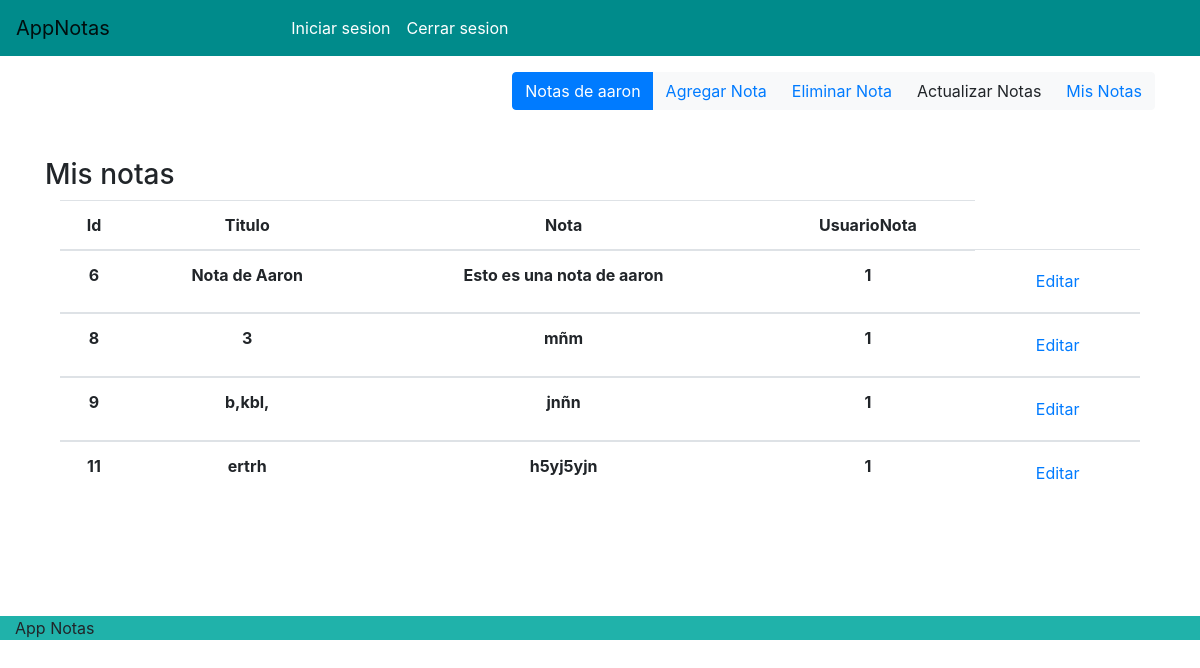
The app's page / (signed in) with its own data.
### app1/models.py (models this page shows)
class Notas(models.Model):
    usuarionotas=models.ForeignKey(User, on_delete=models.PROTECT  )
    titulo=models.CharField(max_length=100)
    nota=models.TextField()

### app1/views.py (the view)
# urls.py: path('', views.welcome),
def welcome(request):
    if request.user.is_authenticated:
      userID=request.user.id
      notas=Notas.objects.filter(usuarionotas_id=userID)
      form=AgregarNota(initial={'usuarionotas_id':userID,})
      return render(request, "inicio.html",{"form":form, "notas": notas })
    return redirect('/login')

### app1/templates/inicio.html (shortened to what this page needs)
<!DOCTYPE html>
<html lang="en">
<head>
  {% load bootstrap4 %}
  {% bootstrap_css %}
</head>
<body>
  <nav class="navbar navbar-expand-lg navbar-light " style="background-color: darkcyan;">
    <a class="navbar-brand" href="/">AppNotas</a>
    <div class="collapse navbar-collapse" id="navbarNavAltMarkup">
      <div class="navbar-nav">
        <a class="nav-item nav-link text-white " href="">Iniciar sesion </a>
        <a class="nav-item nav-link text-white" href="/logout">Cerrar sesion</a>
      </div>
    </div>
  </nav>
  <div class="container d-flex flex-row-reverse ">
    <div class="btn-group " role="group" aria-label="Basic example ">
      <button type="button" class="btn btn-primary"> Notas de {{ request.user.username  }} </button>
      <button type="button" class="btn btn-light"> <a href="/addnota"> Agregar Nota </a> </button>
      <button type="button" class="btn btn-light"> <a href="/eliminar"> Eliminar Nota </a> </button>
      <button type="button" class="btn btn-light"  data-toggle="modal"  data-target="#exampleModalCenter">  Actualizar Notas</button>
      <button type="button" class="btn btn-light "> <a href="/misnotas"> Mis Notas </a> </button>
    </div>
  </div>
  <br>
  <br>
  <div class="container  rounded text-center " style="background-color: ">
    <h3 class="float-left"> Mis notas </h3>
    <div class="container ">
      {% if notas  %}
      <table class="table  table-white ">
        <thead>
          <tr>
            <th scope="col">Id</th>
            <th scope="col">Titulo</th>
            <th scope="col">Nota</th>
            <th scope="col">UsuarioNota</th>
          </tr>
        </thead>
        {% for items in notas %}
        <tbody>
          <tr>
            <th>{{items.id}}</th>
            <th> {{items.titulo}}</th>
            <th> {{items.nota}}</th>
            <th>{{items.usuarionotas_id}}</th>
            <th> <button class=" btn "> <a href="/actualizarRegistro/{{items.id}}">Editar </a> </button> </th>
          </tr>
        </tbody>
        {% endfor %}
      </table>
      {% else %}
      <p>No existen registros en la base de datos</p>
      {% endif %}
    </div>
    <br>
  </div>
  <br>
  <br>
  <br>
  <div class="container-fluid" style="background-color: lightseagreen;">
    App Notas
  </div>
</body>
</html>

### records on screen
Notas: id "6", titulo "Nota de Aaron", nota "Esto es una nota de aaron", usuarionotas_id "1"
Notas: id "8", titulo "3", nota "mñm", usuarionotas_id "1"
Notas: id "9", titulo "b,kbl,", nota "jnñn", usuarionotas_id "1"
Notas: id "11", titulo "ertrh", nota "h5yj5yjn", usuarionotas_id "1"

### other values on screen
{{ request.user.username }} "aaron"
